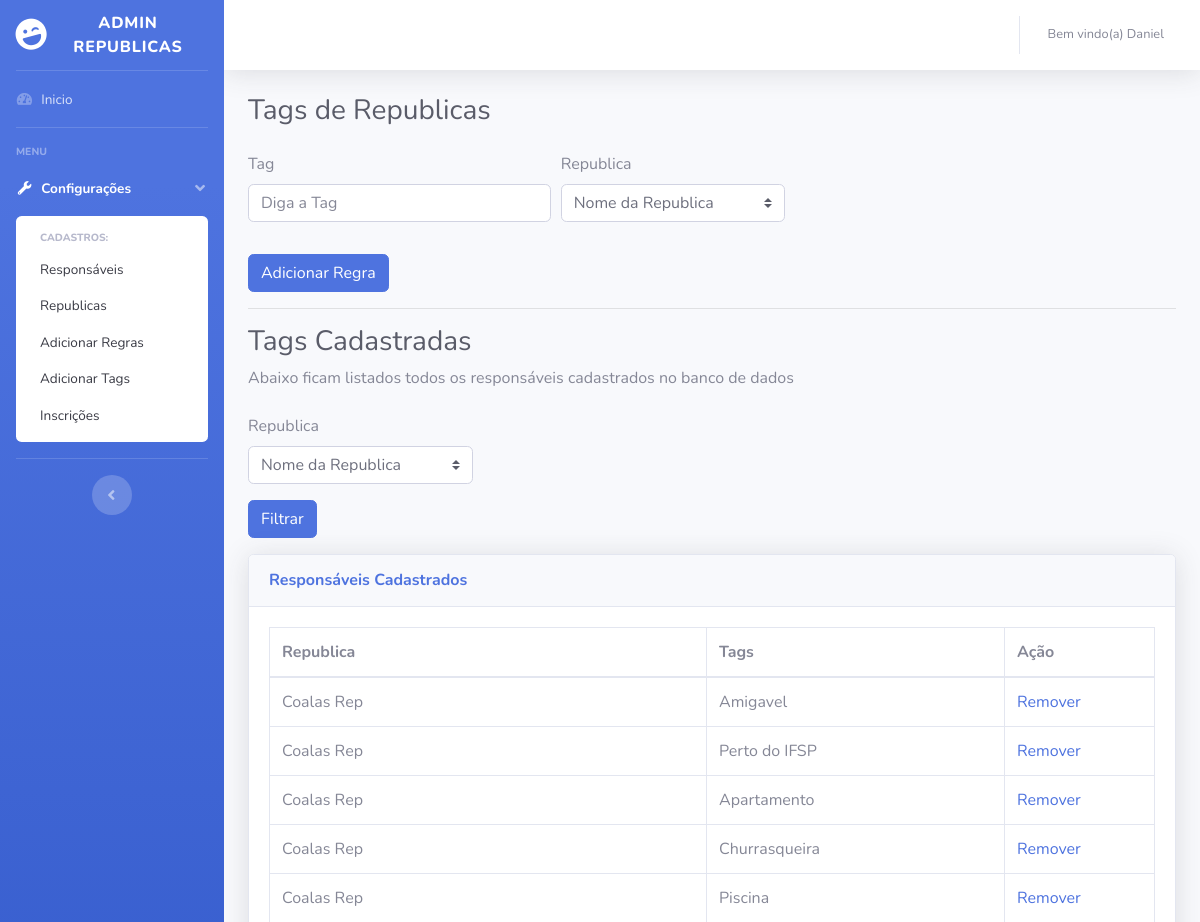
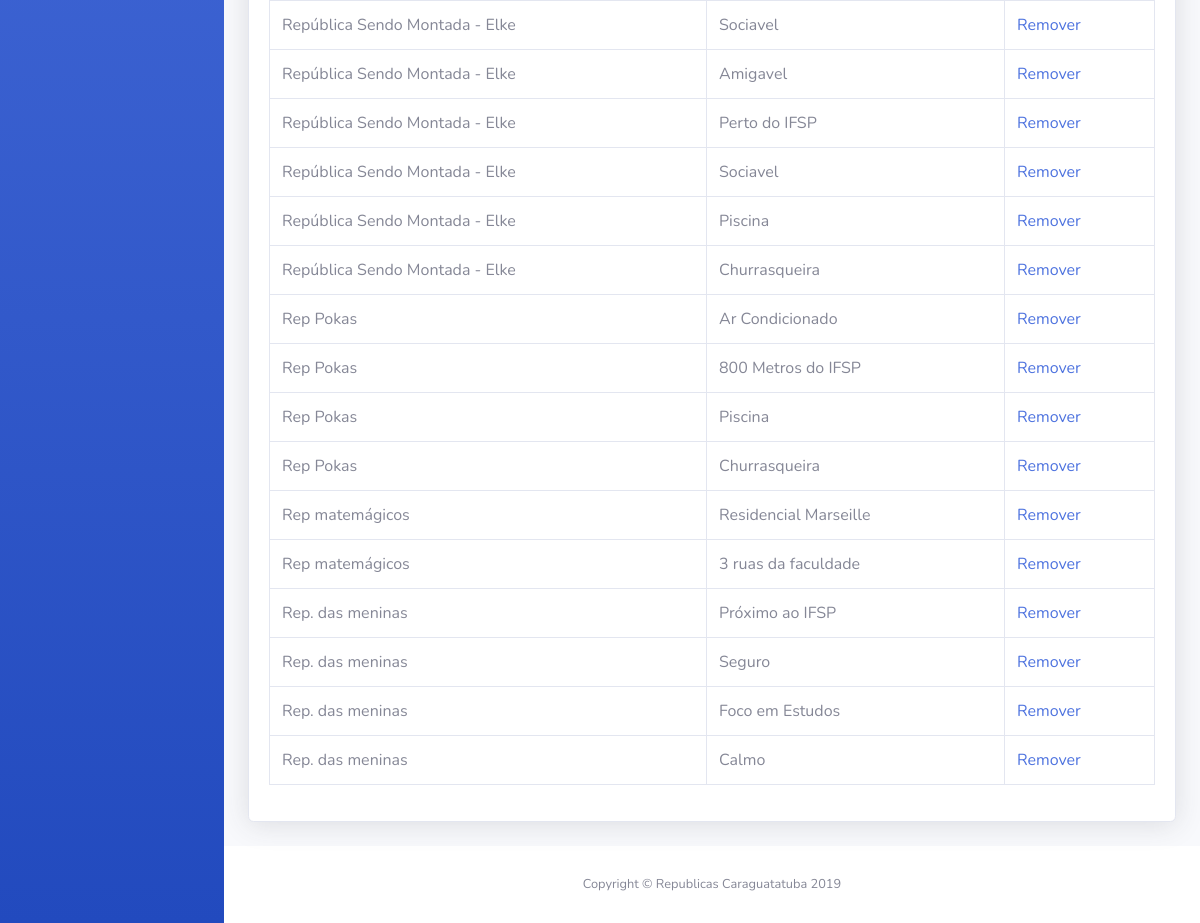
/admin-reps/tags.php (signed in), run on the app's committed database (2 pictures, top to bottom).
### tables this page shows
CREATE TABLE `republica_tags` (
  `id` int(11) NOT NULL,
  `nome_tag` varchar(100) DEFAULT NULL,
  `fk_republica` int(11) DEFAULT NULL
);

CREATE TABLE `republica_info` (
  `id` int(11) NOT NULL,
  `ativo` tinyint(1) NOT NULL,
  `titulo` varchar(250) DEFAULT NULL,
  `fk_responsavel` int(11) DEFAULT NULL,
  `capacidade` int(2) DEFAULT NULL,
  `descricao` text,
  `qtd_quartos` int(2) DEFAULT NULL,
  `qtd_banheiros` int(11) NOT NULL,
  `tam_quarto` varchar(100) NOT NULL,
  `qtd_quintal` int(11) NOT NULL,
  `qtd_garagem` int(11) NOT NULL,
  `qtd_vagas` int(11) NOT NULL,
  `perfil_republica` text,
  `telefone` varchar(12) DEFAULT NULL,
  `valor_total` varchar(10) DEFAULT NULL,
  `pessoas_quarto` int(11) NOT NULL,
  `localizacao` text NOT NULL,
  `bairro` varchar(200) NOT NULL,
  `fk_republica_tipo` int(11) NOT NULL,
  `esgotado` tinyint(1) NOT NULL
);

### admin-reps/Model/crud.php (called while the page is built, shortened)
<?php
function abrirConexao() {
    $conexao = @mysqli_connect(SERVIDOR, USUARIO, SENHA, BANCO) or die(mysqli_connect_error());
    mysqli_set_charset($conexao, CHARSET);
    return $conexao;
}
function executar($sql, $id = false) {
    $conexao = abrirConexao();
    $qry = @mysqli_query($conexao, $sql) or die(@mysqli_error($conexao));
    return $qry;
}
function consultar($tabela, $condicao = null, $campos = "*") {
    $sql = "SELECT {$campos} FROM {$tabela} {$condicao} ";
    $qry = executar($sql);
    if (!mysqli_num_rows($qry))
        return false;
    else {
        while ($linha = @mysqli_fetch_assoc($qry)) {
            $dados[] = $linha;
        }
        return $dados;
    }
}
function selecionar($sql) {
    $qry = executar($sql);
    if (!mysqli_num_rows($qry))
        return false;
    else {
        while ($linha = @mysqli_fetch_assoc($qry)) {
            $dados[] = $linha;
        }
        return $dados;
    }
}

### admin-reps/Model/functions.php (called while the page is built, shortened)
<?php
function ConsultaTagsRepublicas(){
    $consulta = selecionar("SELECT *, rep_tag.id as tag_id FROM republica_info as republica
    LEFT JOIN republica_tags as rep_tag ON rep_tag.fk_republica = republica.id");
return $consulta;
}
?>

### admin-reps/tags.php (the view, shortened to what this page needs)
<?php
include "Model/functions.php";
include "Model/estrutura_site.php";
iniciar_site("Tags"); ?>
        <div class="container-fluid">
          <h1 class="h3 mb-4 text-gray-800">Tags de Republicas</h1>
          <form action="op_nova_tag.php" method="post">
          <div class="form-row">
    <div class="col-md-4 mb-3">
      <label for="validationTooltip01">Tag</label>
      <input type="text" class="form-control" id="validationTooltip01" placeholder="Diga a Tag" name="tag"  required>
    </div>
    <div class="col-md-3 mb-3">
      <label for="validationTooltip04">Republica</label>
      <div class="form-group">
    <select class="custom-select" name="republica" required>
      <option value="">Nome da Republica</option>
      <?php $republicas = consultar("republica_info ORDER BY id DESC");
      ?>
    </select>
  </div>
 </div>
          </div>
  <input class="btn btn-primary" type="submit" value="Adicionar Regra">
</form>
<hr>
          <h1 class="h3 mb-2 text-gray-800">Tags Cadastradas</h1>
          <p class="mb-4">Abaixo ficam listados todos os responsáveis cadastrados no banco de dados</p>
 <form action="Tags.php" method="get">
          <div class="form-row">
    <div class="col-md-3 mb-3">
      <label for="validationTooltip04">Republica</label>
      <div class="form-group">
    <select class="custom-select" name="id_republica" required>
    <?php
    $Tags = consultar("republica_info");
    if(isset($_GET['id_republica'])){
      $id_rep = $_GET['id_republica'];
      $republica_option = consultar("republica_info","id='$id_rep'");
     ?>
    <option value="<?php echo $id_rep; ?>" style="color: red;"><?php echo $republica_option[0]['titulo'] ?></option>
    <?php
    }else{ ?>
    <option value="">Nome da Republica</option>
    <?php
    }
    foreach($Tags as $Tags):
      ?>
      <option value="<?php echo $Tags['id']; ?>"><?php echo $Tags['titulo']; ?></option>
      <?php endforeach; ?>
    </select>
  </div>
  <input class="btn btn-primary" type="submit" value="Filtrar">
 </div>
          </div>
</form>
          <div class="card shadow mb-4">
            <div class="card-header py-3">
              <h6 class="m-0 font-weight-bold text-primary">Responsáveis Cadastrados</h6>
            </div>
            <div class="card-body">
              <div class="table-responsive">
                <table class="table table-bordered" id="dataTable" width="100%" cellspacing="0">
                  <thead>
                    <tr>
                      <th>Republica</th>
                      <th>Tags</th>
                      <th >Ação</th>
                    </tr>
                  </thead>
                  <tbody>
                  <?php
                  if(isset($_GET['id_republica']))
                  $Tags = ConsultaTagsRepublica($_GET['id_republica']);
                  else
                  $Tags = ConsultaTagsRepublicas();
                  if($Tags){
                  foreach($Tags as $tag):
                  ?>
                    <tr>
                      <td><?php echo $tag['titulo']; ?></td>
                      <td><?php echo $tag['nome_tag']; ?></td>
                      <td><a href="op_acoes_tag.php?opcao=excluir&id=<?php echo $tag['tag_id']; ?>"> Remover</a></td>
                    </tr>
                   <?php endforeach; } else echo "Nenhuma Regra encontrada para a republica escolhida"; ?>
                  </tbody>
                </table>
              </div>
            </div>
          </div>
</div>

### data on the page
republica_tags: fk_republica.titulo "Coalas Rep", nome_tag "Amigavel"
republica_tags: fk_republica.titulo "Coalas Rep", nome_tag "Perto do IFSP"
republica_tags: fk_republica.titulo "Coalas Rep", nome_tag "Apartamento"
republica_tags: fk_republica.titulo "Coalas Rep", nome_tag "Churrasqueira"
republica_tags: fk_republica.titulo "Coalas Rep", nome_tag "Piscina"
republica_tags: fk_republica.titulo "República Sendo Montada - Elke", nome_tag "Sociavel"
republica_tags: fk_republica.titulo "República Sendo Montada - Elke", nome_tag "Amigavel"
republica_tags: fk_republica.titulo "República Sendo Montada - Elke", nome_tag "Perto do IFSP"
republica_tags: fk_republica.titulo "República Sendo Montada - Elke", nome_tag "Sociavel"
republica_tags: fk_republica.titulo "República Sendo Montada - Elke", nome_tag "Piscina"
republica_tags: fk_republica.titulo "República Sendo Montada - Elke", nome_tag "Churrasqueira"
republica_tags: fk_republica.titulo "Rep Pokas", nome_tag "Ar Condicionado"
republica_tags: fk_republica.titulo "Rep Pokas", nome_tag "800 Metros do IFSP"
republica_tags: fk_republica.titulo "Rep Pokas", nome_tag "Piscina"
republica_tags: fk_republica.titulo "Rep Pokas", nome_tag "Churrasqueira"
republica_tags: fk_republica.titulo "Rep matemágicos", nome_tag "Residencial Marseille"
republica_tags: fk_republica.titulo "Rep matemágicos", nome_tag "3 ruas da faculdade"
republica_tags: fk_republica.titulo "Rep. das meninas", nome_tag "Próximo ao IFSP"
republica_tags: fk_republica.titulo "Rep. das meninas", nome_tag "Seguro"
republica_tags: fk_republica.titulo "Rep. das meninas", nome_tag "Foco em Estudos"
republica_tags: fk_republica.titulo "Rep. das meninas", nome_tag "Calmo"

### other printed values
$_SESSION['nome'] "Daniel"
